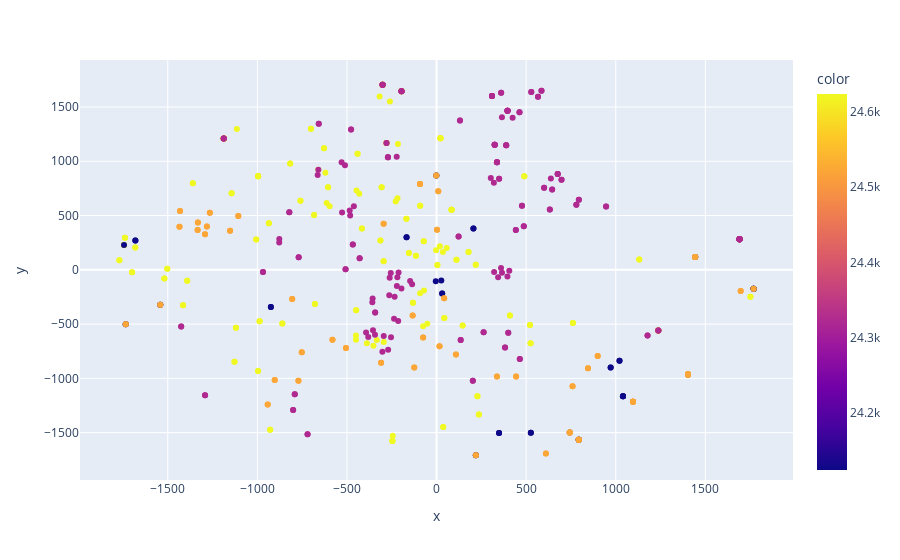

Write notebook code for a chart like this one.
### Code cell
import plotly.express as px


df_vis = pd.DataFrame(list(zip(*list(zip(*X_2d)), words, colors)), columns=['x', 'y', 'word', 'color'])

fig = px.scatter(df_vis, x="x", y="y", hover_name='word', color='color')
fig.show()

### Figure 1 — Plotly figure (JSON) as saved in the notebook; plotly's stock layout.template omitted (floating-point values rounded to 4 significant figures; data arrays with more than 128 entries replaced by an {"elided": "..."} marker saying what was removed)
{"data": [{"hovertemplate": "<b>%{hovertext}</b><br><br>x=%{x}<br>y=%{y}<br>color=%{marker.color}<extra></extra>", "hovertext": {"elided": "540 str values"}, "legendgroup": "", "marker": {"color": {"elided": "540 int values"}, "coloraxis": "coloraxis", "symbol": "circle"}, "mode": "markers", "name": "", "showlegend": false, "type": "scatter", "x": {"elided": "540 float values"}, "xaxis": "x", "y": {"elided": "540 float values"}, "yaxis": "y"}], "layout": {"coloraxis": {"colorbar": {"title": {"text": "color"}}, "colorscale": [[0, "#0d0887"], [0.1111, "#46039f"], [0.2222, "#7201a8"], [0.3333, "#9c179e"], [0.4444, "#bd3786"], [0.5556, "#d8576b"], [0.6667, "#ed7953"], [0.7778, "#fb9f3a"], [0.8889, "#fdca26"], [1, "#f0f921"]]}, "legend": {"tracegroupgap": 0}, "margin": {"t": 60}, "xaxis": {"anchor": "y", "domain": [0, 1], "title": {"text": "x"}}, "yaxis": {"anchor": "x", "domain": [0, 1], "title": {"text": "y"}}}}
